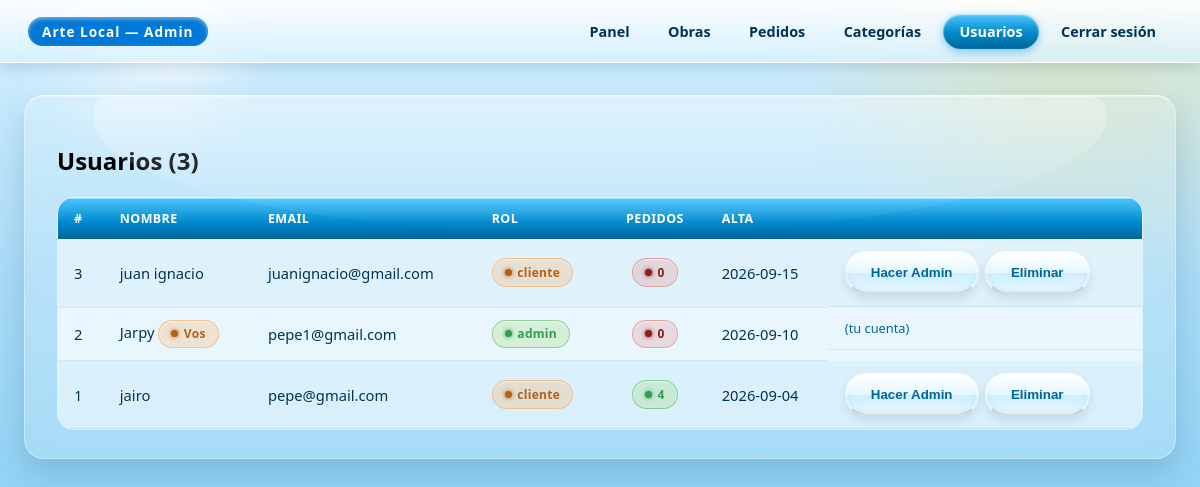
The app's page /admin/usuarios.php (signed in) with its own data.
### tables this page shows
CREATE TABLE IF NOT EXISTS `usuarios` (
  `id` int NOT NULL AUTO_INCREMENT,
  `nombre` varchar(100) DEFAULT NULL,
  `email` varchar(150) NOT NULL,
  `password_hash` varchar(255) NOT NULL,
  `rol` enum('cliente','admin') NOT NULL DEFAULT 'cliente',
  `created_at` datetime DEFAULT CURRENT_TIMESTAMP,
  PRIMARY KEY (`id`),
  UNIQUE KEY `email` (`email`)
);

### admin/usuarios.php (the view, shortened to what this page needs)
<?php
require_once __DIR__ . '/../includes/db.php';
$adminEnSesion = (int) $_SESSION['usuario_id'];
$usuarios = $conexion->query(
    'SELECT u.id, u.nombre, u.email, u.rol, u.created_at,
            COUNT(p.id) AS total_pedidos
     FROM usuarios u
     LEFT JOIN pedidos p ON p.usuario_id = u.id
     GROUP BY u.id, u.nombre, u.email, u.rol, u.created_at
     ORDER BY u.created_at DESC'
)->fetchAll();
$badgeRol = ['admin' => 'badge--activo', 'cliente' => 'badge--pendiente'];
?>
<!DOCTYPE html>
<html lang="es">
<head>
    <link rel="stylesheet" href="../assets/css/dashboard.css">
</head>
<body class="dashboard-admin">
    <header class="panel-header">
        <div class="panel-header__brand">Arte Local — Admin</div>
        <nav class="panel-header__nav">
            <a href="dashboard.php">Panel</a>
            <a href="obras.php">Obras</a>
            <a href="pedidos.php">Pedidos</a>
            <a href="categorias.php">Categorías</a>
            <a href="usuarios.php" class="activo">Usuarios</a>
            <a href="../logout.php">Cerrar sesión</a>
        </nav>
    </header>
    <main class="panel-contenido">
        <section class="tarjeta">
            <h1>Usuarios (<?= count($usuarios) ?>)</h1>
            <?php if (empty($usuarios)): ?>
                <div class="estado-vacio">
                    <span class="estado-vacio__icono">👤</span>
                    <p>No hay usuarios registrados.</p>
                </div>
            <?php else: ?>
                <div class="tabla-aero-wrap">
                    <table class="tabla-aero">
                        <thead>
                            <tr>
                                <th>#</th>
                                <th>Nombre</th>
                                <th>Email</th>
                                <th>Rol</th>
                                <th style="text-align:center;">Pedidos</th>
                                <th>Alta</th>
                                <th></th>
                            </tr>
                        </thead>
                        <tbody>
                            <?php foreach ($usuarios as $usuario): ?>
                                <?php $esSelf = (int) $usuario['id'] === $adminEnSesion; ?>
                                <tr <?= $esSelf ? 'class="fila-self"' : '' ?>>
                                    <td><?= (int) $usuario['id'] ?></td>
                                    <td>
                                        <?= htmlspecialchars($usuario['nombre'] ?? '—') ?>
                                        <?php if ($esSelf): ?>
                                            <span class="badge badge--pendiente" title="Tu cuenta">Vos</span>
                                        <?php endif; ?>
                                    </td>
                                    <td><?= htmlspecialchars($usuario['email']) ?></td>
                                    <td>
                                        <span class="badge <?= $badgeRol[$usuario['rol']] ?? '' ?>">
                                            <?= htmlspecialchars($usuario['rol']) ?>
                                        </span>
                                    </td>
                                    <td style="text-align:center;">
                                        <span class="badge <?= $usuario['total_pedidos'] > 0 ? 'badge--activo' : 'badge--agotado' ?>">
                                            <?= (int) $usuario['total_pedidos'] ?>
                                        </span>
                                    </td>
                                    <td><?= htmlspecialchars(substr($usuario['created_at'], 0, 10)) ?></td>
                                    <td style="display:flex; gap:0.4rem; flex-wrap:wrap;">
                                        <?php if ($esSelf): ?>
                                            <span style="color:var(--dash-blue-dark); font-size:0.8rem; align-self:center;">
                                                (tu cuenta)
                                            </span>
                                        <?php else: ?>
                                            <form method="post" action="usuarios.php"
                                                  onsubmit="return confirmarRol(this, '<?= htmlspecialchars($usuario['rol']) ?>', <?= (int) $usuario['id'] ?>)">
                                                <button type="submit" class="aero-button secondary-button">
                                                    <?= $usuario['rol'] === 'admin' ? 'Degradar' : 'Hacer Admin' ?>
                                                </button>
                                            </form>
                                            <form method="post" action="usuarios.php"
                                                  onsubmit="return confirmarEliminar(this, <?= (int) $usuario['total_pedidos'] ?>, <?= (int) $usuario['id'] ?>)">
                                                <button type="submit" class="aero-button secondary-button">
                                                    Eliminar
                                                </button>
                                            </form>
                                        <?php endif; ?>
                                    </td>
                                </tr>
                            <?php endforeach; ?>
                        </tbody>
                    </table>
                </div>
            <?php endif; ?>
        </section>
    </main>
</body>
</html>

### assets/css/style.css (style rules this page uses)
body { margin: 0; font-family: "Segoe UI", Arial, sans-serif; -webkit-font-smoothing: antialiased; }
.aero-button { text-decoration: none; font-weight: bold; padding: 12px 24px; border-radius: 30px; position: relative; overflow: hidden; transition: all 0.2s ease; border: 2px solid rgba(255, 255, 255, 0.3); border-top: 2px solid rgba(255, 255, 255, 0.85); border-bottom: 2px solid rgba(0, 0, 0, 0.15); }
.aero-button::after { content: ''; position: absolute; top: 0; left: -100%; width: 50%; height: 100%; background: linear-gradient(to right, rgba(255,255,255,0) 0%, rgba(255,255,255,0.6) 50%, rgba(255,255,255,0) 100%); transform: skewX(-20deg); transition: transform 0.5s ease; }
.secondary-button { color: #006699; background: linear-gradient(to bottom, #ffffff 0%, #e6f7ff 50%, #cceeff 51%, #e6f7ff 100%); box-shadow: 0 4px 10px rgba(0, 0, 0, 0.1), inset 0 1px 2px rgba(255, 255, 255, 1), inset 0 -2px 5px rgba(0, 0, 0, 0.05); }

### records on screen
usuarios: id "3", nombre "juan ignacio", email "juanignacio@gmail.com", rol "cliente", total_pedidos "0", created_at "2026-09-15", shows "Hacer Admin"
usuarios: id "2", nombre "Jarpy", shows "Vos", email "pepe1@gmail.com", rol "admin", total_pedidos "0", created_at "2026-09-10", shows "(tu cuenta)"
usuarios: id "1", nombre "jairo", email "pepe@gmail.com", rol "cliente", total_pedidos "4", created_at "2026-09-04", shows "Hacer Admin"

### other values on screen
count($usuarios) "3"
